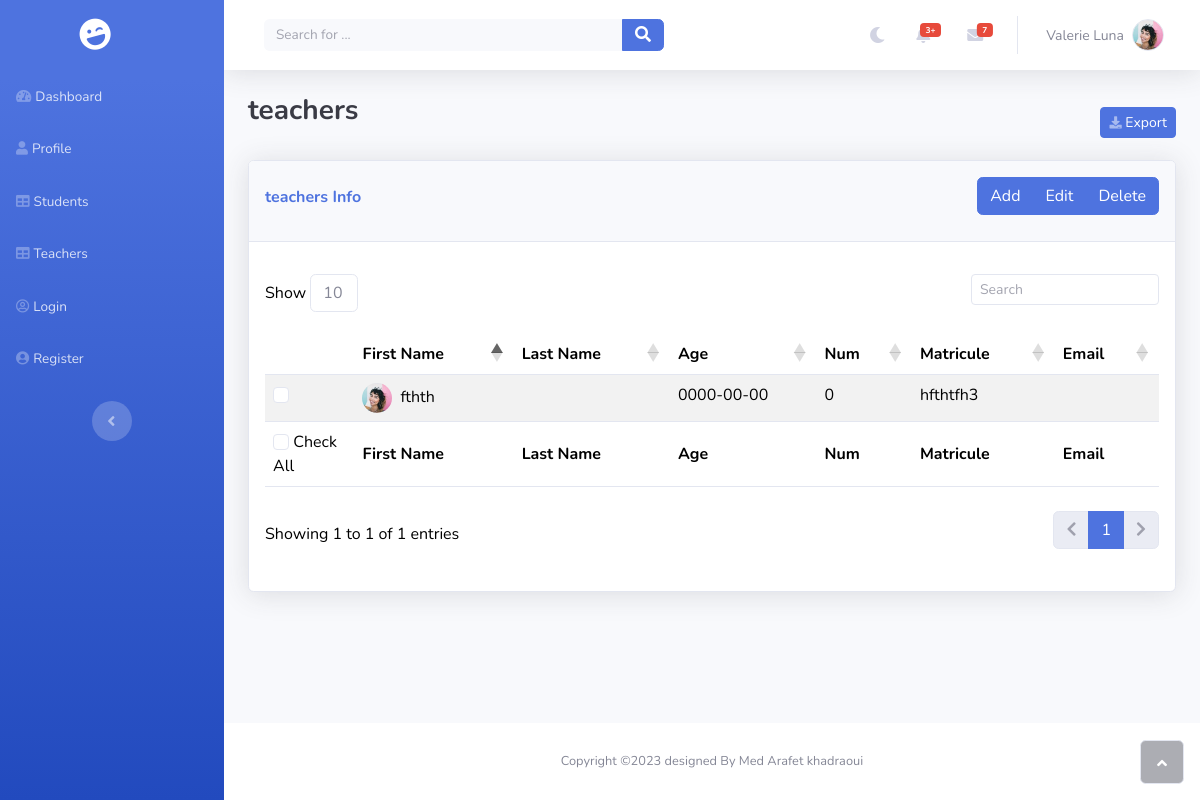
The app's page /teachers.php with its own data.
### tables this page shows
CREATE TABLE `teachers` (
  `firstname` text NOT NULL,
  `lastname` text NOT NULL,
  `matricule` varchar(255) NOT NULL,
  `id` int(11) NOT NULL,
  `email` text NOT NULL,
  `age` date NOT NULL,
  `num` int(11) NOT NULL
);

### teachers.php (the view, shortened to what this page needs)
<?php
 include 'config.php';
$sql = "SELECT * FROM teachers";
$result = $conn->query($sql);
?>
<!DOCTYPE html>
<html data-bs-theme="light" lang="en">
<head>
    <link rel="stylesheet" href="assets/bootstrap/css/bootstrap.min.css">
    <link rel='stylesheet' href='https://cdn.datatables.net/1.13.5/css/dataTables.bootstrap5.min.css'>
    <link rel="stylesheet" href="assets/fonts/fontawesome-all.min.css">
</head>
<body id="page-top">
    <div id="wrapper" >
        <?php include 'navbar.php'; ?>
        <div class="d-flex flex-column" id="content-wrapper">
            <div id="content">
            <?php include 'header.php'; ?>
            <div class="container-fluid">
                <div class="d-sm-flex justify-content-between align-items-center mb-2">
                    <h3 class="text-dark mb-4 fw-bold">teachers</h3>
                    <a class="btn btn-primary btn-sm d-none d-sm-inline-block " role="button" href="#"><i class="fas fa-download fa-sm text-white-50"></i> Export</a>
                </div>
                    <div class="card shadow">
                        <div class="card-header py-3 flex-row justify-content-between align-items-center">
                            <div class="col-auto float-start pt-2">
                                <p class="text-primary fw-bold">teachers Info</p>
                            </div>
                            <div class="btn-group float-end" role="group">
                                <button id="add-btn" type="button" class="btn btn-primary"  >Add</button>
                                <button id="edit-btn" type="button"class="btn btn-primary"  >Edit</button>
                                <button id="delete-btn" type="button"class="btn btn-primary" >Delete</button>
                            </div>
                        </div>
                        <div class="card-body">
                            <div class="table-responsive table mt-2" id="dataTable" role="grid" >
                                <table class="table my-0 table-striped" id="tableteacher">
                                    <thead>
                                        <tr>
                                            <th style="width: 10%;" ></th>
                                            <th>First Name</th>
                                            <th>Last Name</th>
                                            <th>Age</th>
                                            <th>Num</th>
                                            <th>Matricule</th>
                                            <th>Email</th>
                                        </tr>
                                    </thead>
                                    <tbody>
                                        <?php
                                        if ($result->num_rows > 0) {
                                            while($row = $result->fetch_assoc()) {
                                              echo '<tr><td><input class="form-check-input" type="checkbox" /></td>
                                              <td><img class="rounded-circle me-2" width="30" height="30" src="assets/img/avatars/avatar1.jpeg" />' . $row["firstname"].
                                              "</td><td>" . $row["lastname"].
                                              "</td><td>" . $row["age"].
                                              "</td><td>" . $row["num"].
                                              "</td><td>" . $row["matricule"].
                                              "</td><td>" . $row["email"]. "</td></tr>";
                                            }
                                          } else {
                                            echo "<tr>0 results</tr>";
                                          }
                                        ?>
                                    </tbody>
                                    <tfoot>
                                        <tr>
                                            <td class="col"  ><input id="check-all" class="form-check-input" type="checkbox"  <?php if ($result->num_rows === 0){ echo' disabled';} ?>/> Check All</td>
                                            <td><strong>First Name</strong></td>
                                            <td><strong>Last Name</strong></td>
                                            <td><strong>Age</strong></td>
                                            <td><strong>Num</strong></td>
                                            <td><strong>Matricule</strong></td>
                                            <td><strong>Email</strong></td>
                                        </tr>
                                    </tfoot>
                                </table>
                            </div>
                        </div>
                    </div>
                </div>
            </div>
            <footer class="bg-white sticky-footer">
                <div class="container my-auto">
                    <div class="text-center my-auto copyright"><span>Copyright ©2023 designed By Med Arafet khadraoui</span></div>
                </div>
            </footer>
        </div><a class="border rounded d-inline scroll-to-top" href="#page-top"><i class="fas fa-angle-up"></i></a>
    </div>
</body>
</html>

### records on screen
teachers: firstname "fthth", age "0000-00-00", num "0", matricule "hfthtfh3"
